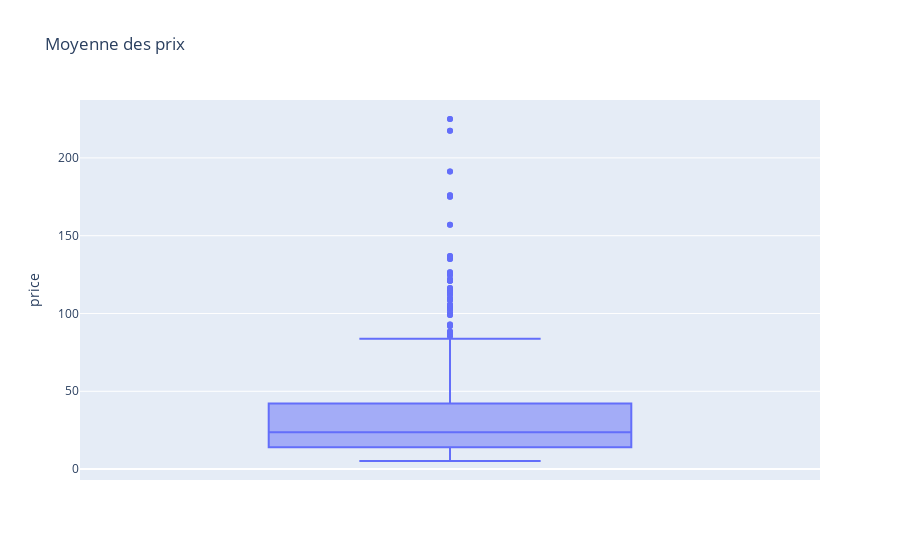

Source (notebook cell):
### Code cell
px.box(allin_for_analyze, y="price", title = 'Moyenne des prix')

### Figure 1 — Plotly figure (JSON) as saved in the notebook; plotly's stock layout.template omitted (floating-point values rounded to 4 significant figures; data arrays with more than 128 entries replaced by an {"elided": "..."} marker saying what was removed)
{"data": [{"alignmentgroup": "True", "hovertemplate": "price=%{y}<extra></extra>", "legendgroup": "", "marker": {"color": "#636efa"}, "name": "", "notched": false, "offsetgroup": "", "orientation": "v", "showlegend": false, "type": "box", "x0": " ", "xaxis": "x", "y": {"elided": "1421 float values"}, "y0": " ", "yaxis": "y"}], "layout": {"boxmode": "group", "legend": {"tracegroupgap": 0}, "title": {"text": "Moyenne des prix"}, "xaxis": {"anchor": "y", "domain": [0, 1]}, "yaxis": {"anchor": "x", "domain": [0, 1], "title": {"text": "price"}}}}
